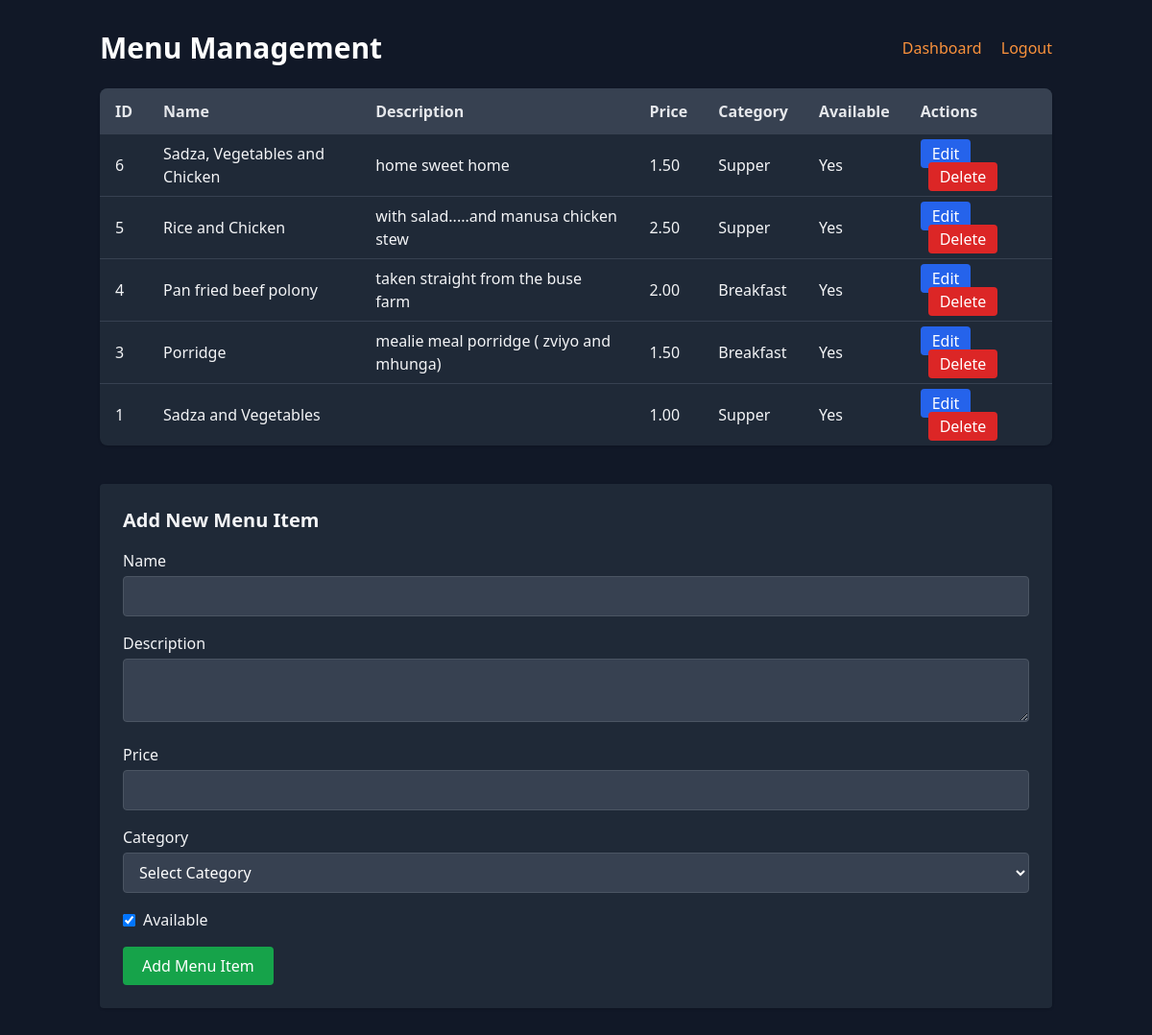
Screenshot of /admin/menu_management.php (signed in) with the database file from the repository.
### tables this page shows
CREATE TABLE IF NOT EXISTS `menu_items` (
  `id` int NOT NULL AUTO_INCREMENT,
  `name` varchar(100) NOT NULL,
  `description` text,
  `price` decimal(10,2) NOT NULL,
  `category_id` int DEFAULT NULL,
  `availability` tinyint(1) DEFAULT '1',
  `created_at` timestamp NULL DEFAULT CURRENT_TIMESTAMP,
  `calories` int DEFAULT NULL,
  `protein` decimal(5,2) DEFAULT NULL,
  `fat` decimal(5,2) DEFAULT NULL,
  `carbs` decimal(5,2) DEFAULT NULL,
  PRIMARY KEY (`id`),
  KEY `category_id` (`category_id`)
);

CREATE TABLE IF NOT EXISTS `menu_categories` (
  `id` int NOT NULL AUTO_INCREMENT,
  `category_name` varchar(100) NOT NULL,
  PRIMARY KEY (`id`),
  UNIQUE KEY `category_name` (`category_name`)
);

### admin/menu_management.php (the view, shortened to what this page needs)
<?php
require_once '../config.php';
$items_stmt = $pdo->query('SELECT mi.id, mi.name, mi.description, mi.price, mi.availability, mc.category_name FROM menu_items mi LEFT JOIN menu_categories mc ON mi.category_id = mc.id ORDER BY mi.id DESC');
$items = $items_stmt->fetchAll(PDO::FETCH_ASSOC);
?>
<!DOCTYPE html>
<html lang="en">
<head>
  <script src="https://cdn.tailwindcss.com"></script>
</head>
<body class="bg-gray-900 text-gray-100 min-h-screen">
  <div class="container mx-auto px-4 py-8">
    <div class="flex justify-between items-center mb-6">
      <h1 class="text-3xl font-bold text-white">Menu Management</h1>
      <nav class="space-x-4">
        <a href="dashboard.php" class="text-orange-400 hover:underline">Dashboard</a>
        <a href="logout.php" class="text-orange-400 hover:underline">Logout</a>
      </nav>
    </div>
    <div class="overflow-x-auto bg-gray-800 shadow rounded-lg">
      <table class="min-w-full text-left">
        <thead class="bg-gray-700 text-gray-200">
          <tr>
            <th class="px-4 py-3">ID</th>
            <th class="px-4 py-3">Name</th>
            <th class="px-4 py-3">Description</th>
            <th class="px-4 py-3">Price</th>
            <th class="px-4 py-3">Category</th>
            <th class="px-4 py-3">Available</th>
            <th class="px-4 py-3">Actions</th>
          </tr>
        </thead>
        <tbody class="divide-y divide-gray-700">
          <?php foreach ($items as $item): ?>
            <tr>
              <td class="px-4 py-2"><?= htmlspecialchars($item['id']) ?></td>
              <td class="px-4 py-2"><?= htmlspecialchars($item['name']) ?></td>
              <td class="px-4 py-2"><?= htmlspecialchars($item['description']) ?></td>
              <td class="px-4 py-2"><?= htmlspecialchars($item['price']) ?></td>
              <td class="px-4 py-2"><?= htmlspecialchars($item['category_name']) ?></td>
              <td class="px-4 py-2"><?= $item['availability'] ? 'Yes' : 'No' ?></td>
              <td class="px-4 py-2 space-x-2">
                <a href="?action=edit&id=<?= $item['id'] ?>" class="bg-blue-600 hover:bg-blue-700 text-white px-3 py-1 rounded">Edit</a>
                <a href="?action=delete&id=<?= $item['id'] ?>" onclick="return confirm('Are you sure?');" class="bg-red-600 hover:bg-red-700 text-white px-3 py-1 rounded">Delete</a>
              </td>
            </tr>
          <?php endforeach; ?>
        </tbody>
      </table>
    </div>
    <div class="mt-10 bg-gray-800 p-6 rounded shadow">
      <h2 class="text-xl font-semibold mb-4">Add New Menu Item</h2>
      <form method="POST" action="?action=add" class="space-y-4">
        <div>
          <label for="name" class="block mb-1">Name</label>
          <input type="text" id="name" name="name" required class="w-full px-3 py-2 rounded bg-gray-700 border border-gray-600 text-white" />
        </div>
        <div>
          <label for="description" class="block mb-1">Description</label>
          <textarea id="description" name="description" class="w-full px-3 py-2 rounded bg-gray-700 border border-gray-600 text-white"></textarea>
        </div>
        <div>
          <label for="price" class="block mb-1">Price</label>
          <input type="number" step="0.01" id="price" name="price" required class="w-full px-3 py-2 rounded bg-gray-700 border border-gray-600 text-white" />
        </div>
        <div>
          <label for="category_id" class="block mb-1">Category</label>
          <select id="category_id" name="category_id" required class="w-full px-3 py-2 rounded bg-gray-700 border border-gray-600 text-white">
            <option value="">Select Category</option>
          </select>
        </div>
        <div class="flex items-center">
          <input type="checkbox" id="availability" name="availability" class="mr-2" checked />
          <label for="availability">Available</label>
        </div>
        <button type="submit" class="bg-green-600 hover:bg-green-700 text-white px-5 py-2 rounded">Add Menu Item</button>
      </form>
    </div>
  </div>
</body>
</html>

### rows the page displays
menu_items: id "6", name "Sadza, Vegetables and Chicken", description "home sweet home", price "1.50", menu_categories.category_name "Supper", availability "Yes"
menu_items: id "5", name "Rice and Chicken", description "with salad.....and manusa chicken stew", price "2.50", menu_categories.category_name "Supper", availability "Yes"
menu_items: id "4", name "Pan fried beef polony", description "taken straight from the buse farm", price "2.00", menu_categories.category_name "Breakfast", availability "Yes"
menu_items: id "3", name "Porridge", description "mealie meal porridge ( zviyo and mhunga)", price "1.50", menu_categories.category_name "Breakfast", availability "Yes"
menu_items: id "1", name "Sadza and Vegetables", price "1.00", menu_categories.category_name "Supper", availability "Yes"
